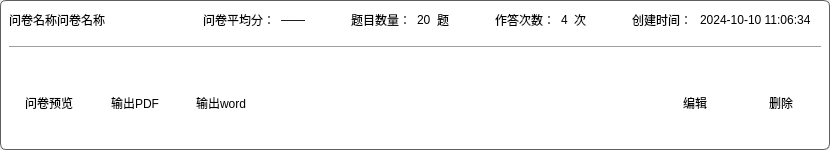
<?xml version="1.0" encoding="UTF-8"?>
<ui version="4.0">
 <class>QuestionnaireListItem</class>
 <widget class="QWidget" name="QuestionnaireListItem">
  <property name="geometry">
   <rect>
    <x>0</x>
    <y>0</y>
    <width>830</width>
    <height>150</height>
   </rect>
  </property>
  <property name="sizePolicy">
   <sizepolicy hsizetype="Preferred" vsizetype="Fixed">
    <horstretch>0</horstretch>
    <verstretch>0</verstretch>
   </sizepolicy>
  </property>
  <property name="minimumSize">
   <size>
    <width>0</width>
    <height>150</height>
   </size>
  </property>
  <property name="maximumSize">
   <size>
    <width>16777215</width>
    <height>150</height>
   </size>
  </property>
  <property name="windowTitle">
   <string>Form</string>
  </property>
  <layout class="QVBoxLayout" name="verticalLayout">
   <property name="spacing">
    <number>0</number>
   </property>
   <property name="leftMargin">
    <number>0</number>
   </property>
   <property name="topMargin">
    <number>0</number>
   </property>
   <property name="rightMargin">
    <number>0</number>
   </property>
   <property name="bottomMargin">
    <number>0</number>
   </property>
   <item>
    <widget class="QWidget" name="widget_task" native="true">
     <property name="styleSheet">
      <string notr="true">QWidget#widget_task{
background-color: rgb(255, 255, 255);
border:1px solid rgb(95, 95, 95);
border-radius:6px;
}</string>
     </property>
     <layout class="QVBoxLayout" name="verticalLayout_2">
      <property name="leftMargin">
       <number>0</number>
      </property>
      <property name="rightMargin">
       <number>0</number>
      </property>
      <item>
       <widget class="QWidget" name="widget_4" native="true">
        <layout class="QHBoxLayout" name="horizontalLayout">
         <property name="topMargin">
          <number>0</number>
         </property>
         <property name="bottomMargin">
          <number>0</number>
         </property>
         <item>
          <widget class="QLabel" name="questionnaire_name">
           <property name="sizePolicy">
            <sizepolicy hsizetype="Fixed" vsizetype="Preferred">
             <horstretch>0</horstretch>
             <verstretch>0</verstretch>
            </sizepolicy>
           </property>
           <property name="text">
            <string>问卷名称问卷名称</string>
           </property>
          </widget>
         </item>
         <item>
          <spacer name="horizontalSpacer">
           <property name="orientation">
            <enum>Qt::Orientation::Horizontal</enum>
           </property>
           <property name="sizeType">
            <enum>QSizePolicy::Policy::Preferred</enum>
           </property>
           <property name="sizeHint" stdset="0">
            <size>
             <width>200</width>
             <height>20</height>
            </size>
           </property>
          </spacer>
         </item>
         <item>
          <widget class="QLabel" name="label_6">
           <property name="sizePolicy">
            <sizepolicy hsizetype="Fixed" vsizetype="Preferred">
             <horstretch>0</horstretch>
             <verstretch>0</verstretch>
            </sizepolicy>
           </property>
           <property name="text">
            <string>问卷平均分：</string>
           </property>
          </widget>
         </item>
         <item>
          <widget class="QLabel" name="average_score">
           <property name="sizePolicy">
            <sizepolicy hsizetype="Fixed" vsizetype="Preferred">
             <horstretch>0</horstretch>
             <verstretch>0</verstretch>
            </sizepolicy>
           </property>
           <property name="text">
            <string>——</string>
           </property>
          </widget>
         </item>
         <item>
          <spacer name="horizontalSpacer_2">
           <property name="orientation">
            <enum>Qt::Orientation::Horizontal</enum>
           </property>
           <property name="sizeType">
            <enum>QSizePolicy::Policy::Fixed</enum>
           </property>
           <property name="sizeHint" stdset="0">
            <size>
             <width>40</width>
             <height>20</height>
            </size>
           </property>
          </spacer>
         </item>
         <item>
          <widget class="QLabel" name="label_8">
           <property name="sizePolicy">
            <sizepolicy hsizetype="Fixed" vsizetype="Preferred">
             <horstretch>0</horstretch>
             <verstretch>0</verstretch>
            </sizepolicy>
           </property>
           <property name="text">
            <string>题目数量：</string>
           </property>
          </widget>
         </item>
         <item>
          <widget class="QLabel" name="question_number">
           <property name="sizePolicy">
            <sizepolicy hsizetype="Fixed" vsizetype="Preferred">
             <horstretch>0</horstretch>
             <verstretch>0</verstretch>
            </sizepolicy>
           </property>
           <property name="text">
            <string>20</string>
           </property>
          </widget>
         </item>
         <item>
          <widget class="QLabel" name="label">
           <property name="sizePolicy">
            <sizepolicy hsizetype="Fixed" vsizetype="Preferred">
             <horstretch>0</horstretch>
             <verstretch>0</verstretch>
            </sizepolicy>
           </property>
           <property name="text">
            <string>题</string>
           </property>
          </widget>
         </item>
         <item>
          <spacer name="horizontalSpacer_4">
           <property name="orientation">
            <enum>Qt::Orientation::Horizontal</enum>
           </property>
           <property name="sizeType">
            <enum>QSizePolicy::Policy::Fixed</enum>
           </property>
           <property name="sizeHint" stdset="0">
            <size>
             <width>40</width>
             <height>20</height>
            </size>
           </property>
          </spacer>
         </item>
         <item>
          <widget class="QLabel" name="label_9">
           <property name="sizePolicy">
            <sizepolicy hsizetype="Fixed" vsizetype="Preferred">
             <horstretch>0</horstretch>
             <verstretch>0</verstretch>
            </sizepolicy>
           </property>
           <property name="text">
            <string>作答次数：</string>
           </property>
          </widget>
         </item>
         <item>
          <widget class="QLabel" name="answer_number">
           <property name="sizePolicy">
            <sizepolicy hsizetype="Fixed" vsizetype="Preferred">
             <horstretch>0</horstretch>
             <verstretch>0</verstretch>
            </sizepolicy>
           </property>
           <property name="text">
            <string>4</string>
           </property>
          </widget>
         </item>
         <item>
          <widget class="QLabel" name="label_2">
           <property name="sizePolicy">
            <sizepolicy hsizetype="Fixed" vsizetype="Preferred">
             <horstretch>0</horstretch>
             <verstretch>0</verstretch>
            </sizepolicy>
           </property>
           <property name="text">
            <string>次</string>
           </property>
          </widget>
         </item>
         <item>
          <spacer name="horizontalSpacer_5">
           <property name="orientation">
            <enum>Qt::Orientation::Horizontal</enum>
           </property>
           <property name="sizeType">
            <enum>QSizePolicy::Policy::Fixed</enum>
           </property>
           <property name="sizeHint" stdset="0">
            <size>
             <width>40</width>
             <height>20</height>
            </size>
           </property>
          </spacer>
         </item>
         <item>
          <widget class="QLabel" name="label_5">
           <property name="sizePolicy">
            <sizepolicy hsizetype="Fixed" vsizetype="Preferred">
             <horstretch>0</horstretch>
             <verstretch>0</verstretch>
            </sizepolicy>
           </property>
           <property name="text">
            <string>创建时间：</string>
           </property>
          </widget>
         </item>
         <item>
          <widget class="QDateTimeEdit" name="create_time">
           <property name="sizePolicy">
            <sizepolicy hsizetype="Fixed" vsizetype="Fixed">
             <horstretch>0</horstretch>
             <verstretch>0</verstretch>
            </sizepolicy>
           </property>
           <property name="focusPolicy">
            <enum>Qt::FocusPolicy::ClickFocus</enum>
           </property>
           <property name="frame">
            <bool>false</bool>
           </property>
           <property name="buttonSymbols">
            <enum>QAbstractSpinBox::ButtonSymbols::NoButtons</enum>
           </property>
           <property name="dateTime">
            <datetime>
             <hour>11</hour>
             <minute>6</minute>
             <second>34</second>
             <year>2024</year>
             <month>10</month>
             <day>10</day>
            </datetime>
           </property>
           <property name="date">
            <date>
             <year>2024</year>
             <month>10</month>
             <day>10</day>
            </date>
           </property>
           <property name="displayFormat">
            <string>yyyy-M-d H:mm:ss</string>
           </property>
          </widget>
         </item>
        </layout>
       </widget>
      </item>
      <item>
       <widget class="QWidget" name="widget_3" native="true">
        <layout class="QHBoxLayout" name="horizontalLayout_3">
         <item>
          <widget class="Line" name="line">
           <property name="orientation">
            <enum>Qt::Orientation::Horizontal</enum>
           </property>
          </widget>
         </item>
        </layout>
       </widget>
      </item>
      <item>
       <widget class="QWidget" name="widget" native="true">
        <layout class="QHBoxLayout" name="horizontalLayout_2">
         <property name="topMargin">
          <number>0</number>
         </property>
         <property name="bottomMargin">
          <number>0</number>
         </property>
         <item>
          <widget class="QPushButton" name="preview">
           <property name="sizePolicy">
            <sizepolicy hsizetype="Fixed" vsizetype="Expanding">
             <horstretch>0</horstretch>
             <verstretch>0</verstretch>
            </sizepolicy>
           </property>
           <property name="text">
            <string>问卷预览</string>
           </property>
           <property name="flat">
            <bool>true</bool>
           </property>
          </widget>
         </item>
         <item>
          <widget class="QPushButton" name="export_pdf">
           <property name="sizePolicy">
            <sizepolicy hsizetype="Fixed" vsizetype="Expanding">
             <horstretch>0</horstretch>
             <verstretch>0</verstretch>
            </sizepolicy>
           </property>
           <property name="text">
            <string>输出PDF</string>
           </property>
           <property name="flat">
            <bool>true</bool>
           </property>
          </widget>
         </item>
         <item>
          <widget class="QPushButton" name="export_word">
           <property name="sizePolicy">
            <sizepolicy hsizetype="Fixed" vsizetype="Expanding">
             <horstretch>0</horstretch>
             <verstretch>0</verstretch>
            </sizepolicy>
           </property>
           <property name="text">
            <string>输出word</string>
           </property>
           <property name="flat">
            <bool>true</bool>
           </property>
          </widget>
         </item>
         <item>
          <spacer name="horizontalSpacer_3">
           <property name="orientation">
            <enum>Qt::Orientation::Horizontal</enum>
           </property>
           <property name="sizeHint" stdset="0">
            <size>
             <width>40</width>
             <height>20</height>
            </size>
           </property>
          </spacer>
         </item>
         <item>
          <widget class="QPushButton" name="questionnaire_edit">
           <property name="sizePolicy">
            <sizepolicy hsizetype="Fixed" vsizetype="Expanding">
             <horstretch>0</horstretch>
             <verstretch>0</verstretch>
            </sizepolicy>
           </property>
           <property name="text">
            <string>编辑</string>
           </property>
           <property name="icon">
            <iconset resource="res/mainwindow.qrc">
             <normaloff>:/mainwindow/edit.png</normaloff>:/mainwindow/edit.png</iconset>
           </property>
           <property name="flat">
            <bool>true</bool>
           </property>
          </widget>
         </item>
         <item>
          <widget class="QPushButton" name="questionnaire_delete">
           <property name="sizePolicy">
            <sizepolicy hsizetype="Fixed" vsizetype="Expanding">
             <horstretch>0</horstretch>
             <verstretch>0</verstretch>
            </sizepolicy>
           </property>
           <property name="text">
            <string>删除</string>
           </property>
           <property name="icon">
            <iconset resource="res/mainwindow.qrc">
             <normaloff>:/mainwindow/delete.png</normaloff>:/mainwindow/delete.png</iconset>
           </property>
           <property name="flat">
            <bool>true</bool>
           </property>
          </widget>
         </item>
        </layout>
       </widget>
      </item>
     </layout>
    </widget>
   </item>
  </layout>
 </widget>
 <resources>
  <include location="res/mainwindow.qrc"/>
 </resources>
 <connections/>
</ui>
